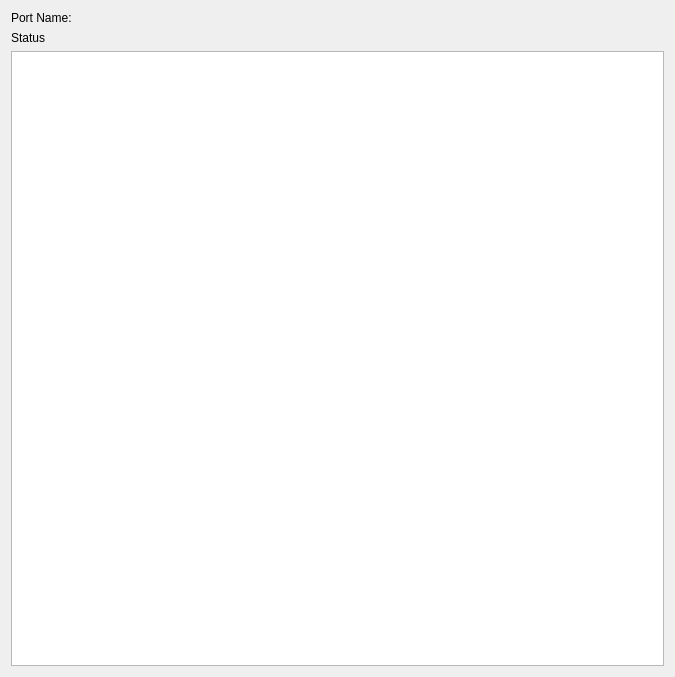
<?xml version="1.0" encoding="UTF-8"?>
<ui version="4.0">
 <class>GSerialPortControllerWidget</class>
 <widget class="QWidget" name="GSerialPortControllerWidget">
  <property name="geometry">
   <rect>
    <x>0</x>
    <y>0</y>
    <width>675</width>
    <height>677</height>
   </rect>
  </property>
  <property name="windowTitle">
   <string>GSerialPortControllerWidget</string>
  </property>
  <layout class="QVBoxLayout" name="pLay">
   <item>
    <layout class="QHBoxLayout" name="portNameLayout">
     <item>
      <layout class="QVBoxLayout" name="pLEDLayout"/>
     </item>
     <item>
      <widget class="QLabel" name="label_2">
       <property name="text">
        <string>Port Name:</string>
       </property>
      </widget>
     </item>
    </layout>
   </item>
   <item>
    <widget class="QLabel" name="label">
     <property name="text">
      <string>Status</string>
     </property>
    </widget>
   </item>
   <item>
    <widget class="QPlainTextEdit" name="pStatusEdit"/>
   </item>
  </layout>
 </widget>
 <layoutdefault spacing="6" margin="11"/>
 <resources/>
 <connections/>
</ui>
